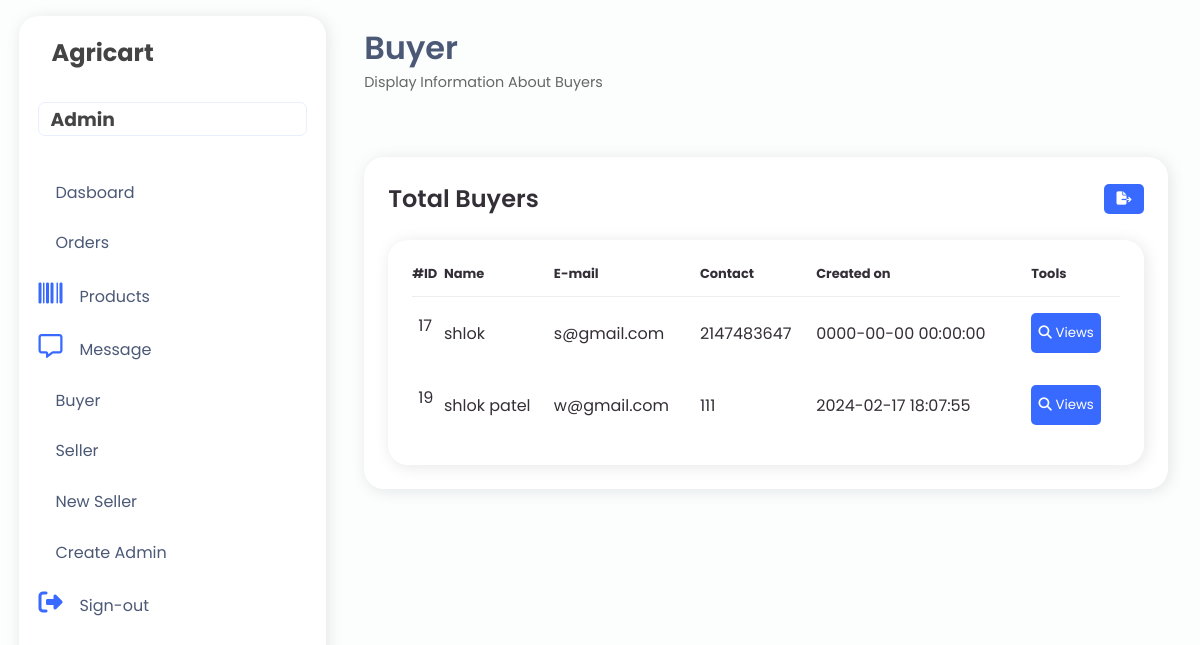
/admin/buyer.php (signed in), run on an earlier commit of the app's database.
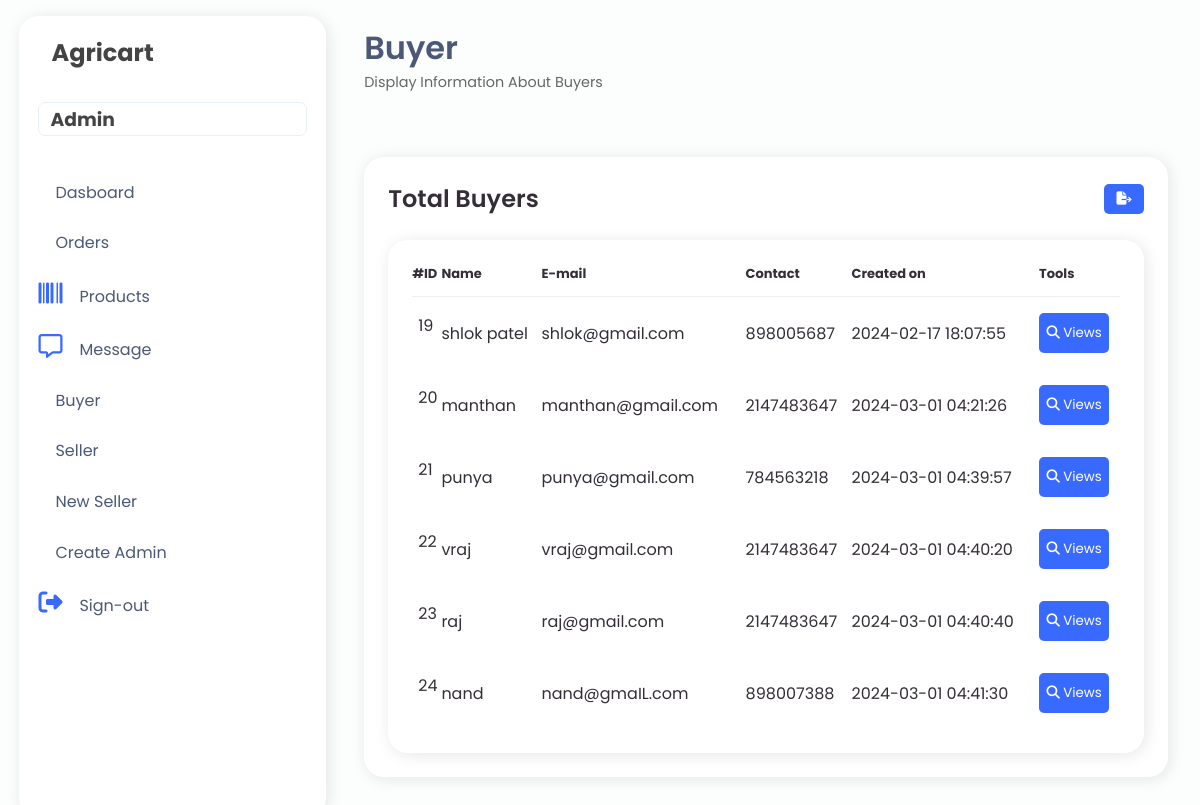
And on a later commit of the database.
### tables this page shows
CREATE TABLE `buyer_details` (
  `Buyer_id` int(20) NOT NULL,
  `photo` varchar(255) NOT NULL,
  `full_name` char(50) NOT NULL,
  `email` varchar(50) NOT NULL,
  `contact_no` int(15) NOT NULL,
  `password` varchar(100) NOT NULL,
  `created_on` datetime NOT NULL,
  `address` varchar(200) NOT NULL,
  `pin_code` int(7) NOT NULL,
  `state` varchar(255) NOT NULL,
  `otp` int(7) NOT NULL
);

### admin/buyer.php (the view, shortened to what this page needs)
<?php
include ("../database/connection.php");
$query = "select * from buyer_details";
$result = mysqli_query($conn, $query);
?>
<!DOCTYPE html>
<html lang="en">
<head>
    <link rel="stylesheet" href="https://maxst.icons8.com/vue-static/landings/line-awesome/line-awesome/1.3.0/css/line-awesome.min.css">
    <link rel="stylesheet" href="admin.css">
</head>
<body>
    <?php include ("navbar.php"); ?>
    <div class="main-content">
        <header>
            <div class="header-title-wrapper">
                <div class="header-title">
                    <h1>
                        Buyer
                    </h1>
                    <p>
                        Display Information About Buyers<span class="las la-chart-lin"></span>
                    </p>
                </div>
            </div>
        </header>
        <main>
            <div class="table-data">
                <div class="order">
                <div class="head">
            <h3>Total Buyers</h3>
            <form id="download">
                <button onclick="downloadCSV()"><i class="fa-solid fa-file-export"></i></button>
            </form>
        </div>
                    <section>
                        <div class="table-data">
                            <div class="order">
                                <table id="table">
                                    <thead>
                                        <tr>
                                            <th>#ID</th>
                                            <th>Name</th>
                                            <th>E-mail</th>
                                            <th>Contact</th>
                                            <th>Created on</th>
                                            <th>Tools</th>
                                        </tr>
                                    </thead>
                                    <tbody>
                                        <?php
                                        if (mysqli_num_rows($result) > 0) {
                                        while ($row = mysqli_fetch_assoc($result)) {
                                        ?>
                                            <tr>
                                                <td><?php echo $row['Buyer_id']; ?></td>
                                                <td><?php echo $row['full_name']; ?></td>
                                                <td><?php echo $row['email']; ?></td>
                                                <td><?php echo $row['contact_no']; ?></td>
                                                <td><?php echo $row['created_on']; ?></td>
                                                <td>
                                                    <button onclick="openPopup(<?php echo $row['Buyer_id']; ?>)"><i class="fa-solid fa-magnifying-glass"></i> Views</button>
                                                </td>
                                            </tr>
                                            <?php
                                            }
                                        }
                                       ?>
                                    </tbody>
                                </table>
                            </div>
                        </div>
                    </section>
                </div>
            </div>
        </main>
    </div>
</body>
</html>

What changed in the data, as far as the page shows it:
removed buyer_details: Buyer_id "17", full_name "shlok", email "s@gmail.com", contact_no "2147483647", created_on "0000-00-00 00:00:00"
changed buyer_details "shlok patel": email "w@gmail.com" → "shlok@gmail.com"; contact_no "111" → "898005687"
added buyer_details: Buyer_id "20", full_name "manthan", email "manthan@gmail.com", contact_no "2147483647", created_on "2024-03-01 04:21:26"
added buyer_details: Buyer_id "21", full_name "punya", email "punya@gmail.com", contact_no "784563218", created_on "2024-03-01 04:39:57"
added buyer_details: Buyer_id "22", full_name "vraj", email "vraj@gmail.com", contact_no "2147483647", created_on "2024-03-01 04:40:20"
added buyer_details: Buyer_id "23", full_name "raj", email "raj@gmail.com", contact_no "2147483647", created_on "2024-03-01 04:40:40"
added buyer_details: Buyer_id "24", full_name "nand", email "nand@gmaIL.com", contact_no "898007388", created_on "2024-03-01 04:41:30"
